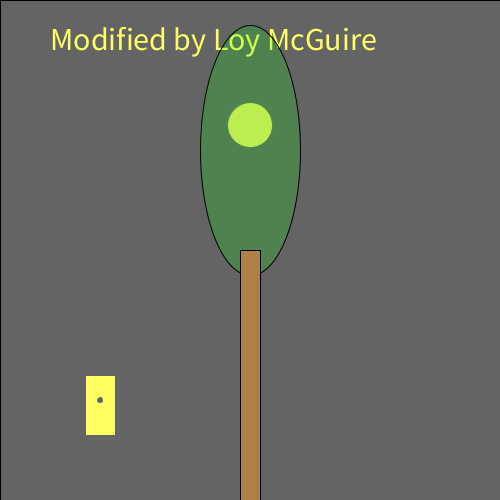
Frame 1 (no input)
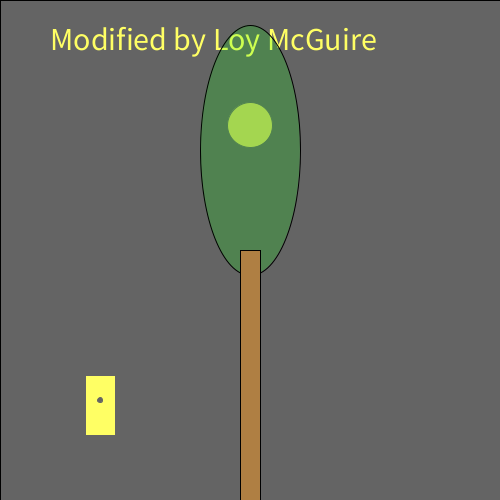
Frame 60 (the mouse pressed at the canvas centre just before this capture)
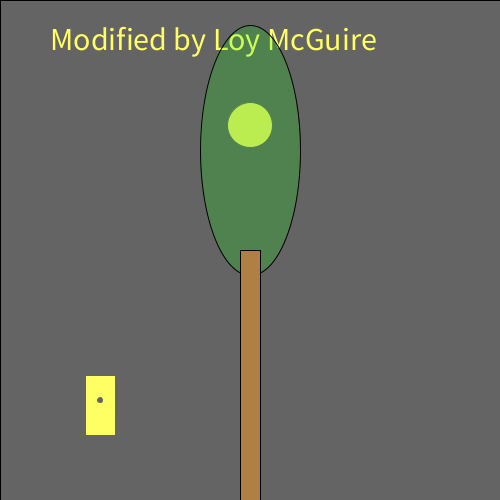
Frame 120 (the mouse held since frame 60 and released just before this capture)

The Processing sketch that drew these frames (run headless with seeded random() and noise(); from frame 60 on, the mouse is pressed at the canvas centre):

// Processing sketch: processing_109432
// ── processing_109432.pde

/*
  Norm Krumpe
  September 22, 2012
  Models a light that is triggered by motion (in this case, motion
  of the mouse).  The light also has a timer.  So, motion turns on the
  light, but a certain amount of time passing with no motion will
  cause the light to turn off again.
*/

// How close you need to get to the
// light sensor in order to turn on
// the light.  Higher values make it
// easier to trigger the light.  Distance
// is measured in pixels.
final int TRIGGER_DISTANCE = 50;

// The location of the sensor:
final int SWITCH_CENTER_X = 100;
final int SWITCH_CENTER_Y = 400;

// seconds until light shuts off automatically when there is no motion
final float SECONDS_UNTIL_AUTO_SHUTOFF = 10; 

// Light will initially be on because of this next value.
// Want the light off initially?  
// Set this to something less than SECONDS_UNTIL_AUTO_SHUTOFF
float timeOfLastTrigger = 0; 
boolean revealTriggerRegion = false;

// Just choose a window size
void setup() {
  size(500, 500);
}

// Each time the mouse moves, check to see
// if it triggered the motion sensor
void mouseMoved() {
  if (motionSensorWasTriggered()) {
    timeOfLastTrigger = millis()/1000.0;
  }
}

// When a key is pressed, toggle the "cheat" that
// reveals the motion sensor's trigger region.
void keyPressed() {
  revealTriggerRegion = !revealTriggerRegion;
}

// Draw the various parts of the scene
void draw() {
  background(0);
  drawText();
  drawLightSwitch();
  drawLamp();  
  drawTriggerRegion();
}

// Draws all components of the lamp
void drawLamp() {
  drawLight();
  fill(0, 255, 0, 50);
  ellipse(250, 150, 100, 250);
  fill(175, 127, 67);
  rect(240, 250, 20, 250);
}

// How the light gets drawn depends on whether
// the lightbulb is lit.
void drawLight() {

  if (secondsSinceLastTrigger() < SECONDS_UNTIL_AUTO_SHUTOFF) {
    // If the light is on:
    int strength = (int)random(156, 256);
    fill(strength, strength, 0);
    ellipse(250, 125, 45, 45);
    fill(255, 100);
    rect(0, 0, width, height);
  }

  else {
    // Light is off:
    fill(10, 10, 0);
    ellipse(250, 125, 45, 45);
  }
}

// Draw the light switch/sensor
void drawLightSwitch() {
  fill(255, 255, 0);
  rect(SWITCH_CENTER_X - 15, SWITCH_CENTER_Y - 25, 30, 60);
  fill(0);
  ellipse(SWITCH_CENTER_X, SWITCH_CENTER_Y, 5, 5);
}

// Return true if the mouse triggered the sensor
boolean motionSensorWasTriggered() {
  return distanceFromLightSwitch() < TRIGGER_DISTANCE;
}

// Compute the distance between the mouse and the sensor
float distanceFromLightSwitch() {  
  return dist(mouseX, mouseY, SWITCH_CENTER_X, SWITCH_CENTER_Y);
}

// Determine how long it has been since the motion sensor
// was last turned on.
float secondsSinceLastTrigger() {
  return millis()/1000.0 - timeOfLastTrigger;
}

// Show a "cheat" region so that you know where the mouse
// needs to go in order to trigger the light sensor
void drawTriggerRegion() {
  if (revealTriggerRegion) {
    fill(255, 25);
    ellipse(SWITCH_CENTER_X, SWITCH_CENTER_Y, 
    TRIGGER_DISTANCE * 2, TRIGGER_DISTANCE * 2);
  } 
}
void drawText(){
fill(255, 255, 0);
textSize(32);
text("Modified by Loy McGuire", 50, 50);
}
